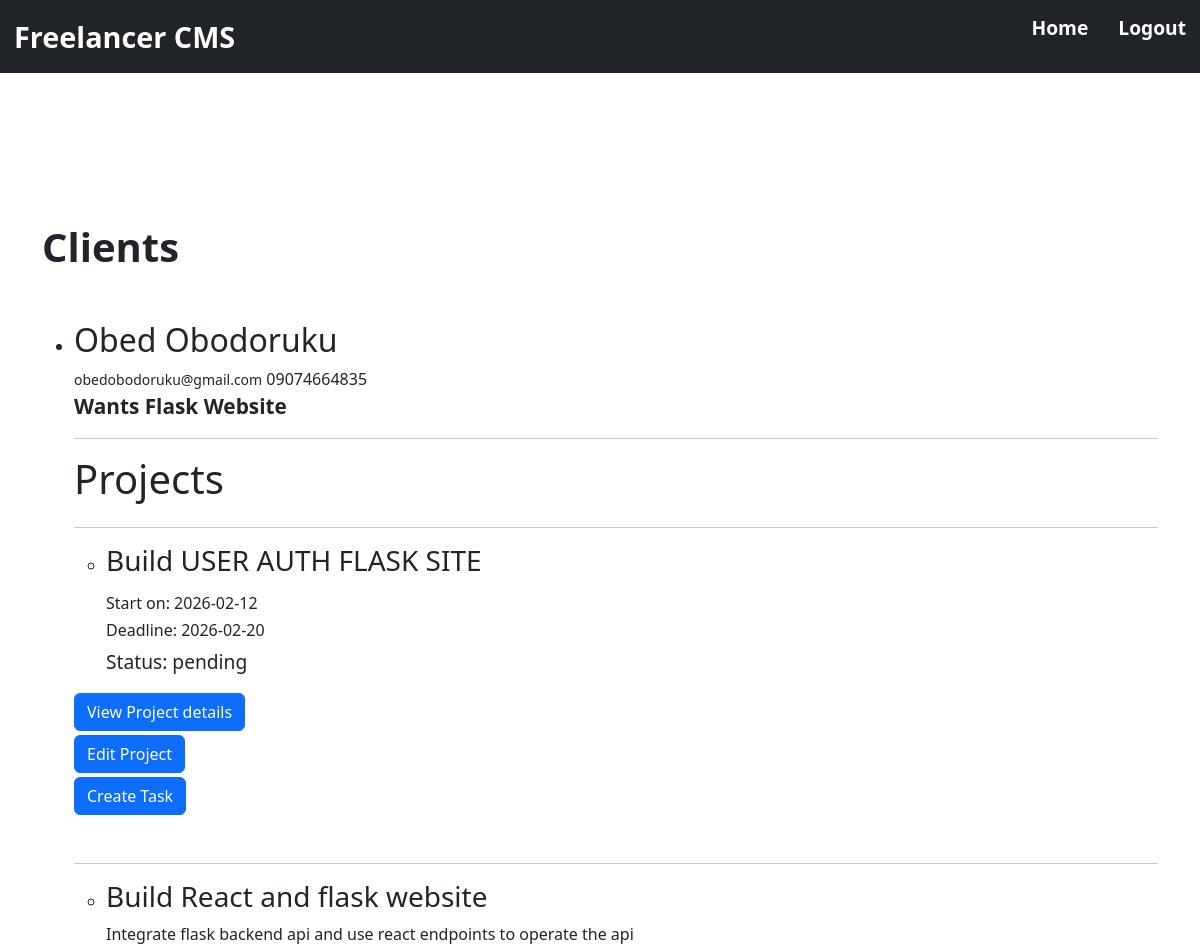
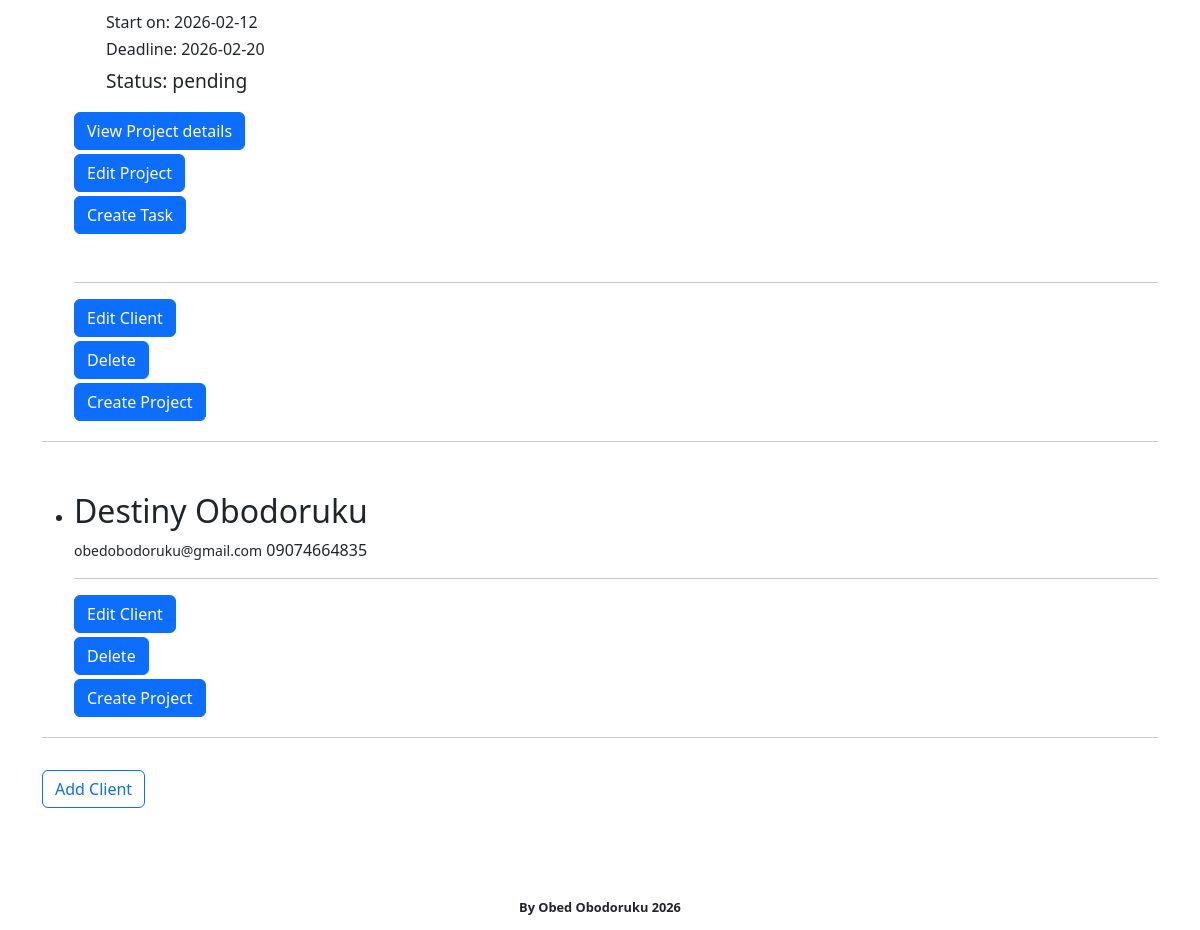
/client (signed in), run on the app's committed database (2 pictures, top to bottom).
### app/models.py (models this page shows, shortened)
class Clients(db.Model):
    id = db.Column(db.Integer, primary_key=True)
    name = db.Column(db.String(150), nullable=False)
    email = db.Column(db.String(150), nullable=False)
    phone = db.Column(db.String(20), nullable=False)
    note = db.Column(db.Text, nullable=True)
    user_id = db.Column(db.Integer, db.ForeignKey("user.id"), nullable=False)
    project = db.relationship("Project", backref="client", cascade="all, delete-orphan", lazy=True)

class Project(db.Model):
    id = db.Column(db.Integer, primary_key=True)
    title = db.Column(db.String(150), nullable=False)
    description = db.Column(db.Text)
    start_date = db.Column(db.Date, nullable=False)
    deadline = db.Column(db.Date)
    status = db.Column(db.String(50), nullable=False, default="pending")
    client_id = db.Column(db.Integer, db.ForeignKey("clients.id"), nullable=False)
    tasks = db.relationship("Task", backref="project", cascade="all, delete-orphan", passive_deletes=True, lazy=True)
    invoice = db.relationship("Invoice", backref="project", uselist=False)

### app/routes.py (the view)
@app.route("/client", methods=["GET", "POST"])
def index():
    clients = Clients.query.filter_by(user_id=current_user.id).all()
    return render_template("clients.html", clients=clients, title="Clients Page")

### app/models.py (called while the page is built)
@login_manager.user_loader
def load_user(user_id):
    return User.query.get(int(user_id))

### app/templates/clients.html (shortened to what this page needs)
{% extends "base.html" %}
{% block body %}
    {% if clients %}
        <h1 class="header-1">Clients</h1>
        {% for client in clients %}
        <ul>
            <li>
            <div class="client-info">
                <h2>{{ client.name }}</h2>
                <div>
                    <small>{{ client.email }}</small>
                    <span>{{ client.phone }}</span>
                </div>
                <div>
                    <span style="font-size: 1.3rem; font-weight: bolder;">{{ client.note }}</span>
                </div>
                <hr>
                {% if client.project %}
                    <h1>Projects</h1>
                    <hr>
                    {% for project in client.project %}
                        <ul>
                            <li>
                                <div>
                                    <h3>{{ project.title }}</h3>
                                    <div class="mb-3">
                                        <span>{{ project.description }}</span>
                                    </div>
                                    <h6>
                                        Start on:
                                        <span>{{ project.start_date }}</span>
                                    </h6>
                                    <h6>
                                        Deadline:
                                        <span>{{ project.deadline }}</span>
                                    </h6>
                                    <span style="font-weight: 500; font-size: 1.2rem;">Status: {{ project.status }}</span>
                                </div>
                            </li>
                        </ul>
                        <a href="{{ url_for('project', project_id=project.id) }}">
                            <button class="btn btn-primary mt-3 mb-1">View Project details</button>
                        </a>
                        <div>
                            <a href="{{ url_for('edit_project', project_id=project.id) }}">
                                <button class="btn btn-primary mb-1">Edit Project</button>
                            </a>
                        </div>
                        <div style="margin-bottom: 24px;">
                            <a href="{{ url_for('create_task', project_id=project.id) }}">
                                <button class="btn btn-primary mb-2">Create Task</button>
                            </a>
                        </div>
                        <hr>
                    {% endfor %}
                {%endif%}
                <div>
                    <a href="{{ url_for('edit_client', client_id=client.id) }}">
                        <button class="btn btn-primary mb-1">Edit Client</button>
                    </a>
                </div>
                <div>
                    <a href="{{ url_for('delete_client', client_id=client.id) }}">
                        <button class="btn btn-primary mb-1">Delete</button>
                    </a>
                </div>
                <div>
                    <a href="{{ url_for('create_project', client_id=client.id) }}">
                        <button class="btn btn-primary mb-1">Create Project</button>
                    </a>
                </div>
            </div>
            </li>
        </ul>
        <hr>
        {% endfor %}
        <form method="post" action="{{ url_for('create_client') }}">
            <button class="btn btn-outline-primary mt-3 mb-4" type="submit">Add Client</button>
        </form>
    {% endif %}
{% endblock %}

### app/static/main.css (style rules this page uses)
* { box-sizing: border-box; margin: 0; padding: 0; }
.client-info { display: flex; flex-direction: column; margin-top: 50px; }
.header-1 { font-size: 2.5rem; font-weight: bolder; }

### data on the page
Clients: name "Obed Obodoruku", email "obedobodoruku@gmail.com", phone "09074664835", note "Wants Flask Website"
Project: title "Build USER AUTH FLASK SITE", start_date "2026-02-12", deadline "2026-02-20", status "pending"
Project: title "Build React and flask website", description "Integrate flask backend api and use react endpoints to operate the api", start_date "2026-02-12", deadline "2026-02-20", status "pending"
Clients: name "Destiny Obodoruku", email "obedobodoruku@gmail.com", phone "09074664835"
